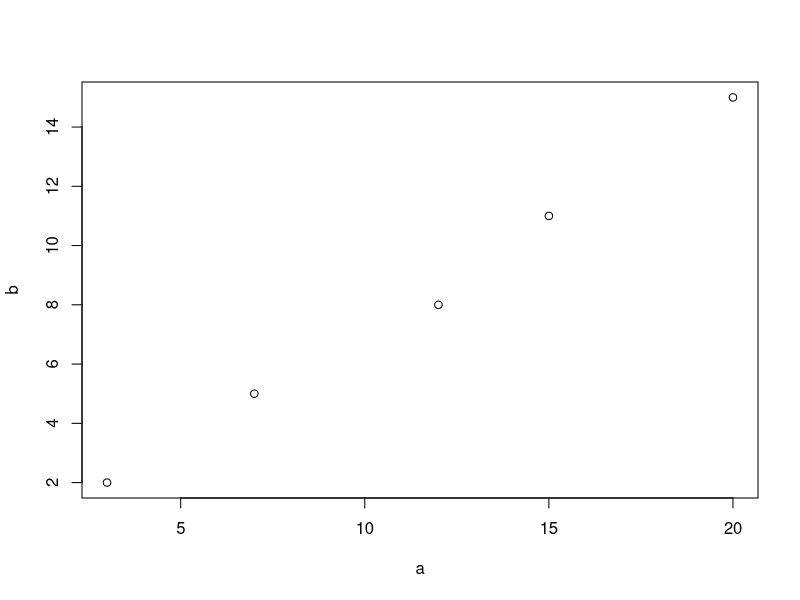
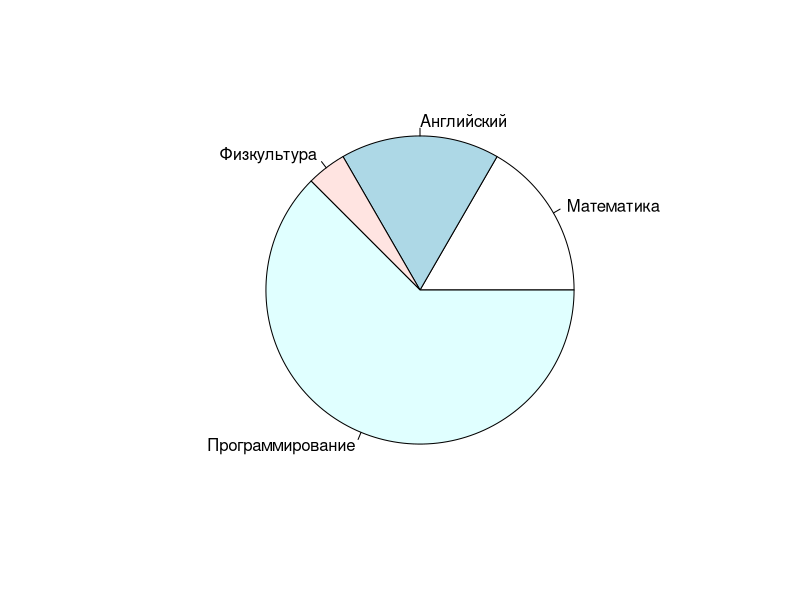
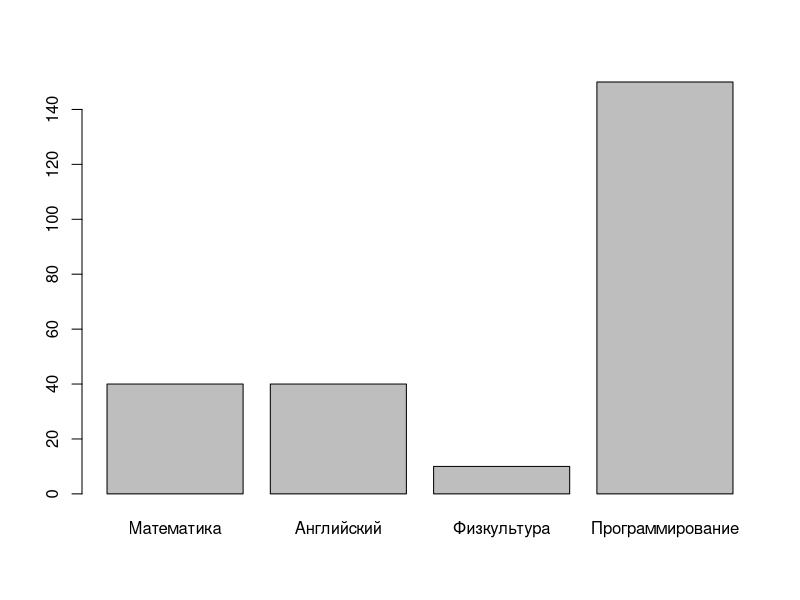
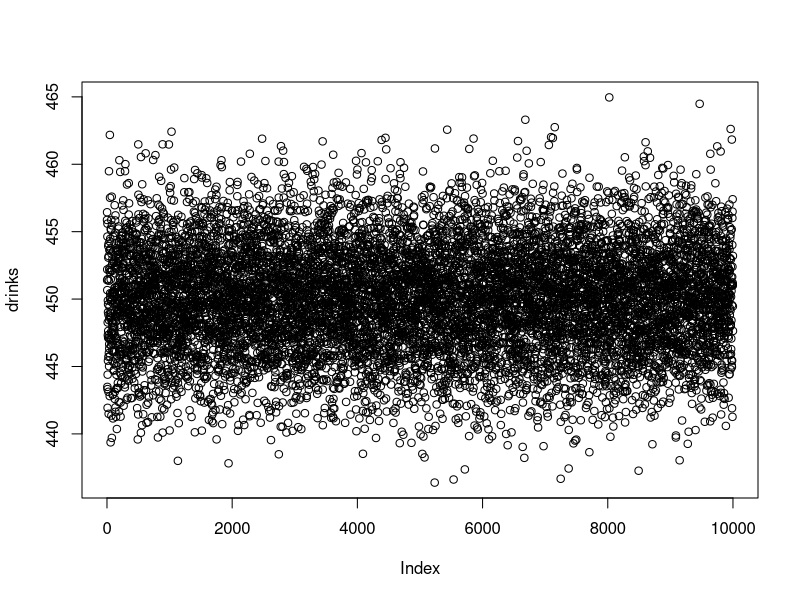

R code for these plots, in order:
## ---- chunk 1
knitr::opts_chunk$set(echo = TRUE)
## ---- chunk 2
35 + 777

13 * 47

675 * 15

849 * 629

## ---- chunk 3
options(digits=6)
11111111*11111111
## ---- chunk 4
a<-c(3, 7, 12, 15, 20)
b<-c(2, 5, 8, 11, 15)
S<-c(a*b)
S
## ---- chunk 5
plot(a, b)
## ---- chunk 6
homework_task_times<-c('Математика' = 40, 'Английский' = 40, 'Физкультура' = 10, 'Программирование' = 150)
pie(homework_task_times)
barplot(homework_task_times)    
## ---- chunk 7
drinks <-rnorm(10000, mean = 450, sd = 4)
plot(drinks)
mean(drinks>455)

